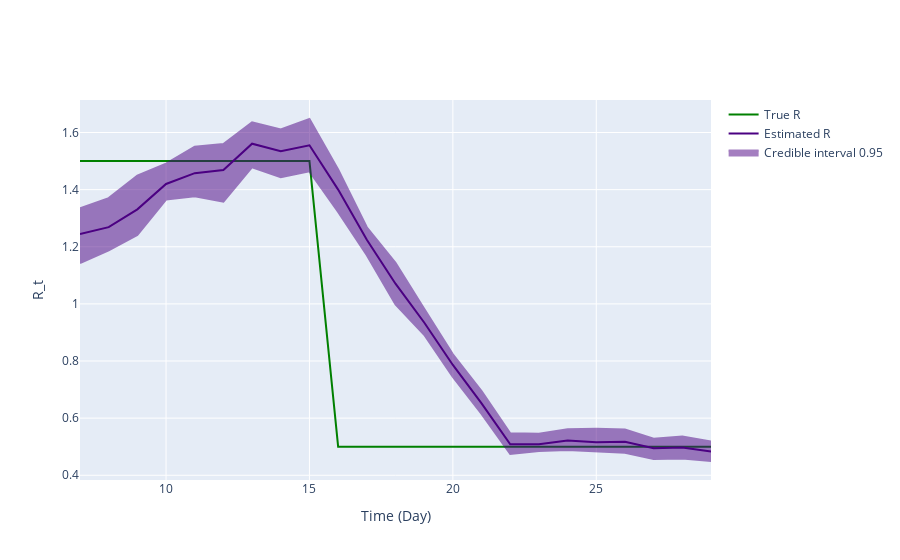

The notebook cell this image was saved under:
### Markdown cell above
## Inference plot using class method results

### Code cell
fig = ReproductionNumberPlot()

fig.add_ground_truth_rt(ground_truth)
fig.add_interval_rt(new_intervals)

fig.update_labels(time_label='Time (Day)', r_label='R_t')

fig.show_figure()

### Figure 1 — Plotly figure (JSON) as saved in the notebook; plotly's stock layout.template omitted (floating-point values rounded to 4 significant figures)
{"data": [{"line": {"color": "green"}, "mode": "lines", "name": "True R", "type": "scatter", "x": [7, 8, 9, 10, 11, 12, 13, 14, 15, 16, 17, 18, 19, 20, 21, 22, 23, 24, 25, 26, 27, 28, 29], "y": [1.5, 1.5, 1.5, 1.5, 1.5, 1.5, 1.5, 1.5, 1.5, 0.5, 0.5, 0.5, 0.5, 0.5, 0.5, 0.5, 0.5, 0.5, 0.5, 0.5, 0.5, 0.5, 0.5]}, {"line": {"color": "indigo"}, "mode": "lines", "name": "Estimated R", "type": "scatter", "x": [7, 8, 9, 10, 11, 12, 13, 14, 15, 16, 17, 18, 19, 20, 21, 22, 23, 24, 25, 26, 27, 28, 29], "y": [1.245, 1.269, 1.331, 1.42, 1.458, 1.468, 1.561, 1.535, 1.555, 1.4, 1.225, 1.071, 0.9349, 0.7862, 0.6514, 0.5082, 0.5086, 0.5217, 0.5154, 0.5171, 0.4944, 0.4976, 0.4828]}, {"fill": "toself", "fillcolor": "indigo", "line": {"color": "indigo"}, "mode": "lines", "name": "Credible interval 0.95", "opacity": 0.5, "type": "scatter", "x": [7, 8, 9, 10, 11, 12, 13, 14, 15, 16, 17, 18, 19, 20, 21, 22, 23, 24, 25, 26, 27, 28, 29, 29, 28, 27, 26, 25, 24, 23, 22, 21, 20, 19, 18, 17, 16, 15, 14, 13, 12, 11, 10, 9, 8, 7], "y": [1.334, 1.37, 1.449, 1.491, 1.55, 1.56, 1.635, 1.61, 1.647, 1.471, 1.268, 1.144, 0.9828, 0.8236, 0.6945, 0.5468, 0.545, 0.5607, 0.5626, 0.5602, 0.5278, 0.5357, 0.5178, 0.45, 0.4586, 0.4568, 0.4789, 0.4845, 0.4887, 0.4852, 0.4747, 0.6152, 0.7446, 0.8921, 0.998, 1.171, 1.322, 1.464, 1.443, 1.478, 1.358, 1.377, 1.365, 1.241, 1.187, 1.143]}], "layout": {"hovermode": "x unified", "xaxis": {"title": {"text": "Time (Day)"}}, "yaxis": {"title": {"text": "R_t"}}}}
